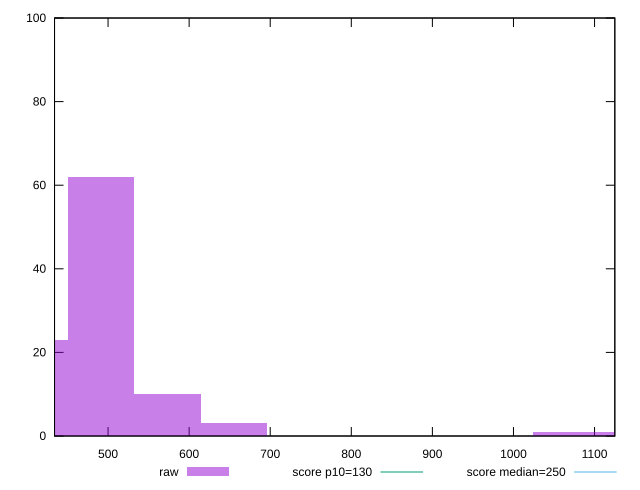

Generate this figure with gnuplot:
reset

$raw <<EOF
491.59679669145373 62
409.6639972428781 23
655.462395588605 3
573.5295961400293 10
1147.0591922800586 1
1065.1263928314831 1
EOF

set key outside below
set boxwidth 81.93279944857562
set xrange [434.00000000000364:1125]
set yrange [0:100]
set trange [0:100]
set style fill transparent solid 0.5 noborder

set parametric
set terminal svg size 640, 490 enhanced background rgb 'white'
set output "reprap/max-potential-fid/samples/pages+cached+noexternal+nomedia/raw/histogram.svg"

plot $raw title "raw" with boxes, \
     130,t title "score p10=130", \
     250,t title "score median=250"

reset
